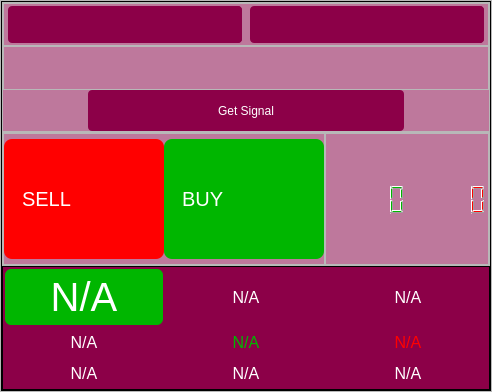
                <widget class="QFrame" name="traderSpacer">
                 <property name="sizePolicy">
                  <sizepolicy hsizetype="Expanding" vsizetype="Expanding">
                   <horstretch>0</horstretch>
                   <verstretch>0</verstretch>
                  </sizepolicy>
                 </property>
                 <property name="styleSheet">
                  <string notr="true">#traderUpdate {
	background-color: qlineargradient(spread:pad, x1:1, y1:0, x2:1, y2:0, stop:0 rgba(140, 0, 72, 0.5), stop:1 rgba(255, 255, 255, 255));
}
</string>
                 </property>
                 <property name="frameShape">
                  <enum>QFrame::StyledPanel</enum>
                 </property>
                 <property name="frameShadow">
                  <enum>QFrame::Raised</enum>
                 </property>
                 <layout class="QHBoxLayout" name="horizontalLayout_6">
                  <property name="spacing">
                   <number>0</number>
                  </property>
                  <property name="leftMargin">
                   <number>0</number>
                  </property>
                  <property name="topMargin">
                   <number>0</number>
                  </property>
                  <property name="rightMargin">
                   <number>0</number>
                  </property>
                  <property name="bottomMargin">
                   <number>0</number>
                  </property>
                  <item alignment="Qt::AlignRight">
                   <widget class="QFrame" name="traderUpdate">
                    <property name="sizePolicy">
                     <sizepolicy hsizetype="Expanding" vsizetype="Expanding">
                      <horstretch>0</horstretch>
                      <verstretch>0</verstretch>
                     </sizepolicy>
                    </property>
                    <property name="styleSheet">
                     <string notr="true">QLabel{
	font: 75 20px;
	color: #ffffff;
	padding: 4px;
}

#signalBanner{
	background-color: rgb(0, 182, 0);
	border-radius: 8px;
}

#signalBanner:hover{
	background-color: #56ff11;
}

#signalBanner_2{
	border-radius: 8px;
	background-color: rgb(255, 0, 0);
}

#signalBanner_2:hover{
	background-color: rgb(255, 30, 14);
}

#timerBar {
	font: 63 25pt;
	color: rgb(0, 182, 0);
	border: none;
}

#timerBar_2 {
	font: 63 25pt;
	color: rgb(255, 0, 0);
	border: none;
}</string>
                    </property>
                    <property name="frameShape">
                     <enum>QFrame::StyledPanel</enum>
                    </property>
                    <property name="frameShadow">
                     <enum>QFrame::Raised</enum>
                    </property>
                    <layout class="QVBoxLayout" name="verticalLayout_10">
                     <property name="spacing">
                      <number>0</number>
                     </property>
                     <property name="leftMargin">
                      <number>0</number>
                     </property>
                     <property name="topMargin">
                      <number>0</number>
                     </property>
                     <property name="rightMargin">
                      <number>0</number>
                     </property>
                     <property name="bottomMargin">
                      <number>0</number>
                     </property>
                     <item alignment="Qt::AlignTop">
                      <widget class="QFrame" name="frame_10">
                       <property name="sizePolicy">
                        <sizepolicy hsizetype="Expanding" vsizetype="Expanding">
                         <horstretch>0</horstretch>
                         <verstretch>0</verstretch>
                        </sizepolicy>
                       </property>
                       <property name="frameShape">
                        <enum>QFrame::StyledPanel</enum>
                       </property>
                       <property name="frameShadow">
                        <enum>QFrame::Raised</enum>
                       </property>
                       <layout class="QVBoxLayout" name="verticalLayout_15">
                        <property name="spacing">
                         <number>0</number>
                        </property>
                        <property name="leftMargin">
                         <number>0</number>
                        </property>
                        <property name="topMargin">
                         <number>0</number>
                        </property>
                        <property name="rightMargin">
                         <number>0</number>
                        </property>
                        <property name="bottomMargin">
                         <number>0</number>
                        </property>
                        <item>
                         <widget class="QFrame" name="frame_20">
                          <property name="sizePolicy">
                           <sizepolicy hsizetype="Expanding" vsizetype="Expanding">
                            <horstretch>0</horstretch>
                            <verstretch>0</verstretch>
                           </sizepolicy>
                          </property>
                          <property name="styleSheet">
                           <string notr="true">QComboBox{
		background-color: qlineargradient(spread:pad, x1:1, y1:0, x2:1, y2:0, stop:0 rgba(140, 0, 72, 255), stop:1 rgba(255, 255, 255, 255));
	color: rgb(220, 220, 220);
	border:none;
	margin: 2px 4px;
	padding: 8px;
	font: 63 12pt;
	width: 200px;
	border-radius: 4px;
}

QComboBox::drop-down {
	background-color:  qlineargradient(spread:pad, x1:1, y1:0, x2:1, y2:0, stop:0 rgba(140, 0, 72, 255), stop:1 rgba(255, 255, 255, 255));
	color: rgb(220, 220, 220);
	border:none;
	border-radius: 4px;
}
</string>
                          </property>
                          <property name="frameShape">
                           <enum>QFrame::StyledPanel</enum>
                          </property>
                          <property name="frameShadow">
                           <enum>QFrame::Raised</enum>
                          </property>
                          <layout class="QHBoxLayout" name="horizontalLayout_11">
                           <property name="spacing">
                            <number>0</number>
                           </property>
                           <property name="leftMargin">
                            <number>0</number>
                           </property>
                           <property name="topMargin">
                            <number>0</number>
                           </property>
                           <property name="rightMargin">
                            <number>0</number>
                           </property>
                           <property name="bottomMargin">
                            <number>0</number>
                           </property>
                           <item>
                            <widget class="QComboBox" name="comboTimer">
                             <property name="enabled">
                              <bool>true</bool>
                             </property>
                             <property name="sizePolicy">
                              <sizepolicy hsizetype="Expanding" vsizetype="Expanding">
                               <horstretch>0</horstretch>
                               <verstretch>0</verstretch>
                              </sizepolicy>
                             </property>
                            </widget>
                           </item>
                           <item>
                            <widget class="QComboBox" name="comboPair">
                             <property name="sizePolicy">
                              <sizepolicy hsizetype="Expanding" vsizetype="Expanding">
                               <horstretch>0</horstretch>
                               <verstretch>0</verstretch>
                              </sizepolicy>
                             </property>
                            </widget>
                           </item>
                          </layout>
                         </widget>
                        </item>
                        <item alignment="Qt::AlignTop">
                         <widget class="QFrame" name="frame_21">
                          <property name="sizePolicy">
                           <sizepolicy hsizetype="Expanding" vsizetype="Expanding">
                            <horstretch>0</horstretch>
                            <verstretch>0</verstretch>
                           </sizepolicy>
                          </property>
                          <property name="frameShape">
                           <enum>QFrame::StyledPanel</enum>
                          </property>
                          <property name="frameShadow">
                           <enum>QFrame::Raised</enum>
                          </property>
                          <layout class="QVBoxLayout" name="verticalLayout_14">
                           <property name="spacing">
                            <number>0</number>
                           </property>
                           <property name="leftMargin">
                            <number>0</number>
                           </property>
                           <property name="topMargin">
                            <number>5</number>
                           </property>
                           <property name="rightMargin">
                            <number>0</number>
                           </property>
                           <property name="bottomMargin">
                            <number>5</number>
                           </property>
                           <item alignment="Qt::AlignTop">
                            <widget class="QLabel" name="connectingLabel">
                             <property name="styleSheet">
                              <string notr="true">QLabel{
	font: 12px;
	color: #ffffff;
	margin: 5px 0;
}</string>
                             </property>
                             <property name="text">
                              <string/>
                             </property>
                             <property name="alignment">
                              <set>Qt::AlignCenter</set>
                             </property>
                            </widget>
                           </item>
                          </layout>
                         </widget>
                        </item>
                        <item alignment="Qt::AlignHCenter|Qt::AlignTop">
                         <widget class="QPushButton" name="getPairButton">
                          <property name="enabled">
                           <bool>true</bool>
                          </property>
                          <property name="sizePolicy">
                           <sizepolicy hsizetype="Expanding" vsizetype="Expanding">
                            <horstretch>0</horstretch>
                            <verstretch>0</verstretch>
                           </sizepolicy>
                          </property>
                          <property name="styleSheet">
                           <string notr="true">QPushButton{
		background-color: qlineargradient(spread:pad, x1:1, y1:0, x2:1, y2:0, stop:0 rgba(140, 0, 72, 255), stop:1 rgba(255, 255, 255, 255));
	color: #ffffff;
	font: 12px;
	padding: 8px;
	text-align: center;
	width: 300px;
	height: 25px;
	border: 10px;
	border-radius: 4px;
}

QPushButton:hover{
	border-radius: 4px;
	background-color: qlineargradient(spread:pad, x1:1, y1:0, x2:1, y2:0, stop:0 rgba(140, 0, 72, 245), stop:1 rgba(255, 255, 255, 255));
}</string>
                          </property>
                          <property name="text">
                           <string>Get Signal</string>
                          </property>
                         </widget>
                        </item>
                       </layout>
                      </widget>
                     </item>
                     <item alignment="Qt::AlignTop">
                      <widget class="QFrame" name="frame">
                       <property name="frameShape">
                        <enum>QFrame::StyledPanel</enum>
                       </property>
                       <property name="frameShadow">
                        <enum>QFrame::Raised</enum>
                       </property>
                       <layout class="QHBoxLayout" name="horizontalLayout_12">
                        <property name="spacing">
                         <number>0</number>
                        </property>
                        <property name="leftMargin">
                         <number>0</number>
                        </property>
                        <property name="topMargin">
                         <number>0</number>
                        </property>
                        <property name="rightMargin">
                         <number>0</number>
                        </property>
                        <property name="bottomMargin">
                         <number>0</number>
                        </property>
                        <item alignment="Qt::AlignLeft">
                         <widget class="QFrame" name="frame_5">
                          <property name="sizePolicy">
                           <sizepolicy hsizetype="Expanding" vsizetype="Expanding">
                            <horstretch>0</horstretch>
                            <verstretch>0</verstretch>
                           </sizepolicy>
                          </property>
                          <property name="frameShape">
                           <enum>QFrame::StyledPanel</enum>
                          </property>
                          <property name="frameShadow">
                           <enum>QFrame::Raised</enum>
                          </property>
                          <layout class="QHBoxLayout" name="horizontalLayout_16">
                           <property name="spacing">
                            <number>0</number>
                           </property>
                           <property name="leftMargin">
                            <number>0</number>
                           </property>
                           <property name="topMargin">
                            <number>5</number>
                           </property>
                           <property name="rightMargin">
                            <number>0</number>
                           </property>
                           <property name="bottomMargin">
                            <number>5</number>
                           </property>
                           <item>
                            <widget class="QFrame" name="signalBanner_2">
                             <property name="sizePolicy">
                              <sizepolicy hsizetype="Expanding" vsizetype="Expanding">
                               <horstretch>0</horstretch>
                               <verstretch>0</verstretch>
                              </sizepolicy>
                             </property>
                             <property name="minimumSize">
                              <size>
                               <width>160</width>
                               <height>120</height>
                              </size>
                             </property>
                             <property name="maximumSize">
                              <size>
                               <width>200</width>
                               <height>200</height>
                              </size>
                             </property>
                             <property name="sizeIncrement">
                              <size>
                               <width>160</width>
                               <height>120</height>
                              </size>
                             </property>
                             <property name="baseSize">
                              <size>
                               <width>160</width>
                               <height>120</height>
                              </size>
                             </property>
                             <property name="frameShape">
                              <enum>QFrame::StyledPanel</enum>
                             </property>
                             <property name="frameShadow">
                              <enum>QFrame::Raised</enum>
                             </property>
                             <layout class="QHBoxLayout" name="horizontalLayout_13">
                              <item>
                               <widget class="QLabel" name="label_16">
                                <property name="text">
                                 <string>SELL</string>
                                </property>
                               </widget>
                              </item>
                              <item>
                               <widget class="QLabel" name="label_17">
                                <property name="text">
                                 <string/>
                                </property>
                                <property name="pixmap">
                                 <pixmap resource="../resources/resources.qrc">:/icons/trending-down.svg</pixmap>
                                </property>
                               </widget>
                              </item>
                             </layout>
                            </widget>
                           </item>
                           <item alignment="Qt::AlignHCenter">
                            <widget class="QFrame" name="signalBanner">
                             <property name="sizePolicy">
                              <sizepolicy hsizetype="Expanding" vsizetype="Expanding">
                               <horstretch>0</horstretch>
                               <verstretch>0</verstretch>
                              </sizepolicy>
                             </property>
                             <property name="minimumSize">
                              <size>
                               <width>160</width>
                               <height>120</height>
                              </size>
                             </property>
                             <property name="maximumSize">
                              <size>
                               <width>200</width>
                               <height>200</height>
                              </size>
                             </property>
                             <property name="sizeIncrement">
                              <size>
                               <width>160</width>
                               <height>120</height>
                              </size>
                             </property>
                             <property name="baseSize">
                              <size>
                               <width>160</width>
                               <height>120</height>
                              </size>
                             </property>
                             <property name="frameShape">
                              <enum>QFrame::StyledPanel</enum>
                             </property>
                             <property name="frameShadow">
                              <enum>QFrame::Raised</enum>
                             </property>
                             <layout class="QHBoxLayout" name="horizontalLayout_3">
                              <item>
                               <widget class="QLabel" name="label_14">
                                <property name="styleSheet">
                                 <string notr="true"/>
                                </property>
                                <property name="text">
                                 <string>BUY</string>
                                </property>
                               </widget>
                              </item>
                              <item>
                               <widget class="QLabel" name="label_15">
                                <property name="text">
                                 <string/>
                                </property>
                                <property name="pixmap">
                                 <pixmap resource="../resources/resources.qrc">:/icons/trending-up.svg</pixmap>
                                </property>
                               </widget>
                              </item>
                             </layout>
                            </widget>
                           </item>
                          </layout>
                         </widget>
                        </item>
                        <item>
                         <widget class="QFrame" name="frame_18">
                          <property name="sizePolicy">
                           <sizepolicy hsizetype="Expanding" vsizetype="Expanding">
                            <horstretch>0</horstretch>
                            <verstretch>0</verstretch>
                           </sizepolicy>
                          </property>
                          <property name="minimumSize">
                           <size>
                            <width>160</width>
                            <height>120</height>
                           </size>
                          </property>
                          <property name="maximumSize">
                           <size>
                            <width>200</width>
                            <height>200</height>
                           </size>
                          </property>
                          <property name="sizeIncrement">
                           <size>
                            <width>160</width>
                            <height>120</height>
                           </size>
                          </property>
                          <property name="baseSize">
                           <size>
                            <width>160</width>
                            <height>120</height>
                           </size>
                          </property>
                          <property name="frameShape">
                           <enum>QFrame::StyledPanel</enum>
                          </property>
                          <property name="frameShadow">
                           <enum>QFrame::Raised</enum>
                          </property>
                          <layout class="QHBoxLayout" name="horizontalLayout_9">
                           <property name="spacing">
                            <number>0</number>
                           </property>
                           <property name="leftMargin">
                            <number>0</number>
                           </property>
                           <property name="topMargin">
                            <number>5</number>
                           </property>
                           <property name="rightMargin">
                            <number>0</number>
                           </property>
                           <property name="bottomMargin">
                            <number>5</number>
                           </property>
                           <item>
                            <widget class="QLCDNumber" name="timerBar">
                             <property name="sizePolicy">
                              <sizepolicy hsizetype="Expanding" vsizetype="Expanding">
                               <horstretch>0</horstretch>
                               <verstretch>0</verstretch>
                              </sizepolicy>
                             </property>
                             <property name="layoutDirection">
                              <enum>Qt::LeftToRight</enum>
                             </property>
                            </widget>
                           </item>
                           <item>
                            <widget class="QLCDNumber" name="timerBar_2">
                             <property name="sizePolicy">
                              <sizepolicy hsizetype="Expanding" vsizetype="Expanding">
                               <horstretch>0</horstretch>
                               <verstretch>0</verstretch>
                              </sizepolicy>
                             </property>
                            </widget>
                           </item>
                          </layout>
                         </widget>
                        </item>
                       </layout>
                      </widget>
                     </item>
                     <item>
                      <widget class="QFrame" name="updatesBottomScreen">
                       <property name="sizePolicy">
                        <sizepolicy hsizetype="Expanding" vsizetype="Expanding">
                         <horstretch>0</horstretch>
                         <verstretch>0</verstretch>
                        </sizepolicy>
                       </property>
                       <property name="styleSheet">
                        <string notr="true">#updatesBottomScreen {
		background-color: qlineargradient(spread:pad, x1:1, y1:0, x2:1, y2:0, stop:0 rgba(140, 0, 72, 255), stop:1 rgba(255, 255, 255, 255));
}

QLabel{
	font: 16px;
	color: #ffffff;
	margin: 2px 0;
}</string>
                       </property>
                       <property name="frameShape">
                        <enum>QFrame::StyledPanel</enum>
                       </property>
                       <property name="frameShadow">
                        <enum>QFrame::Raised</enum>
                       </property>
                       <layout class="QGridLayout" name="gridLayout">
                        <property name="leftMargin">
                         <number>0</number>
                        </property>
                        <property name="topMargin">
                         <number>0</number>
                        </property>
                        <property name="rightMargin">
                         <number>0</number>
                        </property>
                        <property name="bottomMargin">
                         <number>0</number>
                        </property>
                        <property name="spacing">
                         <number>0</number>
                        </property>
                        <item row="0" column="0">
                         <widget class="QLabel" name="strengthBar_5">
                          <property name="sizePolicy">
                           <sizepolicy hsizetype="Expanding" vsizetype="Expanding">
                            <horstretch>0</horstretch>
                            <verstretch>0</verstretch>
                           </sizepolicy>
                          </property>
                          <property name="styleSheet">
                           <string notr="true">background-color: rgb(0, 182, 0);
border-radius: 6px;
font: 40px;
padding: 5px;
margin: 2px;</string>
                          </property>
                          <property name="text">
                           <string>N/A</string>
                          </property>
                          <property name="alignment">
                           <set>Qt::AlignCenter</set>
                          </property>
                         </widget>
                        </item>
                        <item row="0" column="1">
                         <widget class="QLabel" name="signalLabel">
                          <property name="sizePolicy">
                           <sizepolicy hsizetype="Expanding" vsizetype="Expanding">
                            <horstretch>0</horstretch>
                            <verstretch>0</verstretch>
                           </sizepolicy>
                          </property>
                          <property name="text">
                           <string>N/A</string>
                          </property>
                          <property name="alignment">
                           <set>Qt::AlignCenter</set>
                          </property>
                         </widget>
                        </item>
                        <item row="0" column="3">
                         <widget class="QLabel" name="telegramCurrency">
                          <property name="sizePolicy">
                           <sizepolicy hsizetype="Expanding" vsizetype="Expanding">
                            <horstretch>0</horstretch>
                            <verstretch>0</verstretch>
                           </sizepolicy>
                          </property>
                          <property name="text">
                           <string>N/A</string>
                          </property>
                          <property name="alignment">
                           <set>Qt::AlignCenter</set>
                          </property>
                         </widget>
                        </item>
                        <item row="1" column="0">
                         <widget class="QLabel" name="telegramEntry">
                          <property name="sizePolicy">
                           <sizepolicy hsizetype="Expanding" vsizetype="Expanding">
                            <horstretch>0</horstretch>
                            <verstretch>0</verstretch>
                           </sizepolicy>
                          </property>
                          <property name="text">
                           <string>N/A</string>
                          </property>
                          <property name="alignment">
                           <set>Qt::AlignCenter</set>
                          </property>
                         </widget>
                        </item>
                        <item row="1" column="1">
                         <widget class="QLabel" name="telegramAction_2">
                          <property name="sizePolicy">
                           <sizepolicy hsizetype="Expanding" vsizetype="Expanding">
                            <horstretch>0</horstretch>
                            <verstretch>0</verstretch>
                           </sizepolicy>
                          </property>
                          <property name="styleSheet">
                           <string notr="true">color: rgb(0, 182, 0);
</string>
                          </property>
                          <property name="text">
                           <string>N/A</string>
                          </property>
                          <property name="alignment">
                           <set>Qt::AlignCenter</set>
                          </property>
                         </widget>
                        </item>
                        <item row="1" column="2" colspan="2">
                         <widget class="QLabel" name="telegramAction">
                          <property name="sizePolicy">
                           <sizepolicy hsizetype="Expanding" vsizetype="Expanding">
                            <horstretch>0</horstretch>
                            <verstretch>0</verstretch>
                           </sizepolicy>
                          </property>
                          <property name="styleSheet">
                           <string notr="true">color: rgb(255, 0, 0);</string>
                          </property>
                          <property name="text">
                           <string>N/A</string>
                          </property>
                          <property name="alignment">
                           <set>Qt::AlignCenter</set>
                          </property>
                         </widget>
                        </item>
                        <item row="2" column="0">
                         <widget class="QLabel" name="labelPair">
                          <property name="sizePolicy">
                           <sizepolicy hsizetype="Expanding" vsizetype="Expanding">
                            <horstretch>0</horstretch>
                            <verstretch>0</verstretch>
                           </sizepolicy>
                          </property>
                          <property name="text">
                           <string>N/A</string>
                          </property>
                          <property name="alignment">
                           <set>Qt::AlignCenter</set>
                          </property>
                         </widget>
                        </item>
                        <item row="2" column="1" colspan="2">
                         <widget class="QLabel" name="labelPair_1">
                          <property name="sizePolicy">
                           <sizepolicy hsizetype="Expanding" vsizetype="Expanding">
                            <horstretch>0</horstretch>
                            <verstretch>0</verstretch>
                           </sizepolicy>
                          </property>
                          <property name="text">
                           <string>N/A</string>
                          </property>
                          <property name="alignment">
                           <set>Qt::AlignCenter</set>
                          </property>
                         </widget>
                        </item>
                        <item row="2" column="3">
                         <widget class="QLabel" name="telegramTime">
                          <property name="sizePolicy">
                           <sizepolicy hsizetype="Expanding" vsizetype="Expanding">
                            <horstretch>0</horstretch>
                            <verstretch>0</verstretch>
                           </sizepolicy>
                          </property>
                          <property name="text">
                           <string>N/A</string>
                          </property>
                          <property name="alignment">
                           <set>Qt::AlignCenter</set>
                          </property>
                         </widget>
                        </item>
                       </layout>
                      </widget>
                     </item>
                    </layout>
                   </widget>
                  </item>
                 </layout>
                </widget>
